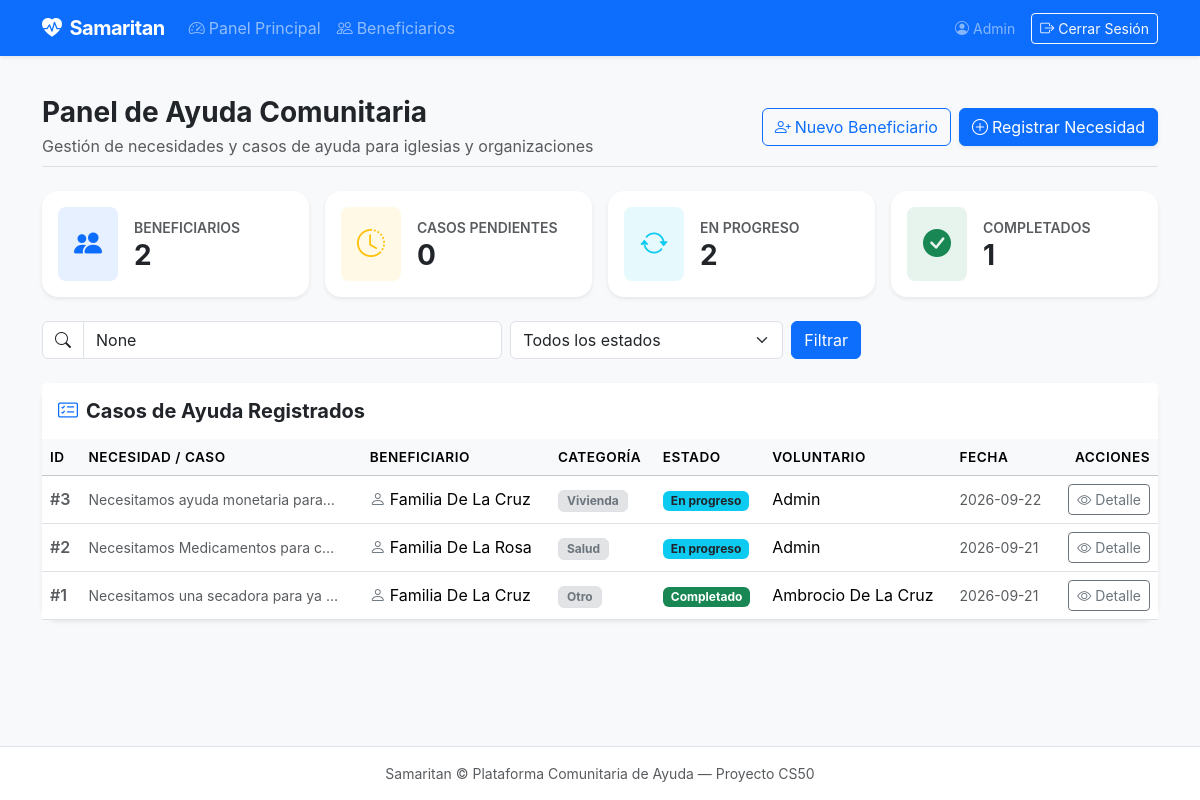
/ (signed in), run on the app's committed database.
### tables this page shows
CREATE TABLE users (
    id INTEGER PRIMARY KEY AUTOINCREMENT,
    name TEXT NOT NULL,
    email TEXT NOT NULL UNIQUE,
    hash TEXT NOT NULL,
    role TEXT NOT NULL DEFAULT 'volunteer',
    created_at TIMESTAMP DEFAULT CURRENT_TIMESTAMP
);

CREATE TABLE cases (
    id INTEGER PRIMARY KEY AUTOINCREMENT,
    beneficiary_id INTEGER NOT NULL,
    case_type TEXT NOT NULL,
    category TEXT NOT NULL,
    status TEXT NOT NULL DEFAULT 'pending',
    volunteer_id INTEGER,
    description TEXT,
    created_at TIMESTAMP DEFAULT CURRENT_TIMESTAMP,
    FOREIGN KEY (beneficiary_id) REFERENCES beneficiaries(id) ON DELETE CASCADE,
    FOREIGN KEY (volunteer_id) REFERENCES users (id) ON DELETE SET NULL
);

CREATE TABLE beneficiaries (
    id INTEGER PRIMARY KEY AUTOINCREMENT,
    name TEXT NOT NULL,
    phone TEXT,
    location TEXT,
    household_size INTEGER DEFAULT 1,
    notes TEXT,
    created_at TIMESTAMP DEFAULT CURRENT_TIMESTAMP
);

### app.py (the view)
@app.route("/")
@login_required
def index():
  with get_db() as conn:
    total_beneficiaries = conn.execute("SELECT COUNT(*) FROM beneficiaries;").fetchone()[0]
    pending_cases = conn.execute("SELECT COUNT(*) FROM cases WHERE status = 'pending';").fetchone()[0]
    in_progress_cases = conn.execute("SELECT COUNT(*) FROM cases WHERE status = 'in_progress';").fetchone()[0]
    completed_cases = conn.execute("SELECT COUNT(*) FROM cases WHERE status = 'complete';").fetchone()[0]
    status_filter = request.args.get("status")
    search_query = request.args.get("q")
    base_query ="""
      SELECT
        c.id, c.case_type, c.category, c.description, c.status, c.created_at,
        b.name AS beneficiary_name,
        u.name AS volunteer_name
      FROM cases c
      JOIN beneficiaries b ON c.beneficiary_id = b.id
      LEFT JOIN users u ON c.volunteer_id = u.id
    """
    where_clauses = []
    params = []
    if status_filter:
      where_clauses.append("c.status = ?")
      params.append(status_filter)
    if search_query:
      where_clauses.append("(c.description LIKE ? OR b.name LIKE ?)")
      params.extend([f"%{search_query}%", f"%{search_query}%"])
    if where_clauses:
      base_query += " WHERE " + " AND ".join(where_clauses)
    base_query += " ORDER BY c.created_at DESC;"
    with get_db() as conn:
      cases = conn.execute(base_query, params).fetchall()
  return render_template(
    "index.html",
    total_beneficiaries=total_beneficiaries,
    pending_cases=pending_cases,
    in_progress_cases=in_progress_cases,
    completed_cases=completed_cases,
    cases=cases,
    selected_status=status_filter,
    search_query=search_query
  )

### app.py (called while the page is built)
@app.after_request
def after_request(response):
    response.headers["Cache-Control"] = "no-cache, no-store, must-revalidate"
    response.headers["Expires"] = 0
    response.headers["Pragma"] = "no-cache"
    return response

### db.py (called while the page is built)
def get_db():
  if "db" not in g:
    g.db = sqlite3.connect(
      current_app.config["DATABASE"],
      detect_types=sqlite3.PARSE_DECLTYPES
    )
    g.db.row_factory = sqlite3.Row
  return g.db

def login_required(f):
  @wraps(f)
  def wrapper(*args, **kwargs):
    if session.get("user_id") is None:
      return redirect("/login")
    return f(*args, **kwargs)
  return wrapper

### templates/index.html (shortened to what this page needs)
{% extends "layout.html" %}
{% block main %}
<div class="d-flex flex-column flex-md-row justify-content-between align-items-md-center mb-4 pb-2 border-bottom">
    <div>
        <h1 class="h3 fw-bold mb-1">Panel de Ayuda Comunitaria</h1>
        <p class="text-muted mb-0">Gestión de necesidades y casos de ayuda para iglesias y organizaciones</p>
    </div>
    <div class="mt-3 mt-md-0 d-flex gap-2">
        <a href="/beneficiaries" class="btn btn-outline-primary">
            <i class="bi bi-person-plus me-1"></i>Nuevo Beneficiario
        </a>
        <a href="/cases/new" class="btn btn-primary shadow-sm">
            <i class="bi bi-plus-circle me-1"></i>Registrar Necesidad
        </a>
    </div>
</div>
<div class="row g-3 mb-4">
    <div class="col-12 col-sm-6 col-lg-3">
        <div class="card border-0 shadow-sm rounded-4 h-100 bg-white">
            <div class="card-body p-3 d-flex align-items-center">
                <div class="rounded-3 bg-primary bg-opacity-10 text-primary p-3 me-3 fs-3">
                    <i class="bi bi-people-fill"></i>
                </div>
                <div>
                    <span class="text-muted small fw-semibold text-uppercase">Beneficiarios</span>
                    <h3 class="fw-bold mb-0">{{ total_beneficiaries }}</h3>
                </div>
            </div>
        </div>
    </div>
    <div class="col-12 col-sm-6 col-lg-3">
        <div class="card border-0 shadow-sm rounded-4 h-100 bg-white">
            <div class="card-body p-3 d-flex align-items-center">
                <div class="rounded-3 bg-warning bg-opacity-10 text-warning p-3 me-3 fs-3">
                    <i class="bi bi-clock-history"></i>
                </div>
                <div>
                    <span class="text-muted small fw-semibold text-uppercase">Casos Pendientes</span>
                    <h3 class="fw-bold mb-0">{{ pending_cases }}</h3>
                </div>
            </div>
        </div>
    </div>
    <div class="col-12 col-sm-6 col-lg-3">
        <div class="card border-0 shadow-sm rounded-4 h-100 bg-white">
            <div class="card-body p-3 d-flex align-items-center">
                <div class="rounded-3 bg-info bg-opacity-10 text-info p-3 me-3 fs-3">
                    <i class="bi bi-arrow-repeat"></i>
                </div>
                <div>
                    <span class="text-muted small fw-semibold text-uppercase">En Progreso</span>
                    <h3 class="fw-bold mb-0">{{ in_progress_cases }}</h3>
                </div>
            </div>
        </div>
    </div>
    <div class="col-12 col-sm-6 col-lg-3">
        <div class="card border-0 shadow-sm rounded-4 h-100 bg-white">
            <div class="card-body p-3 d-flex align-items-center">
                <div class="rounded-3 bg-success bg-opacity-10 text-success p-3 me-3 fs-3">
                    <i class="bi bi-check-circle-fill"></i>
                </div>
                <div>
                    <span class="text-muted small fw-semibold text-uppercase">Completados</span>
                    <h3 class="fw-bold mb-0">{{ completed_cases }}</h3>
                </div>
            </div>
        </div>
    </div>
</div>
<form method="get" action="/" class="mb-4">
    <div class="row g-2 align-items-center">
        <div class="col-12 col-md-6 col-lg-5">
            <div class="input-group">
                <span class="input-group-text bg-white"><i class="bi bi-search"></i></span>
                <input type="text" class="form-control" name="q" placeholder="Buscar por título, beneficiario o categoría..." value="{{ search_query }}">
            </div>
        </div>
        <div class="col-12 col-md-4 col-lg-3">
            <select name="status" class="form-select">
                <option value="">Todos los estados</option>
            </select>
        </div>
        <div class="col-12 col-md-auto d-flex gap-2">
            <button class="btn btn-primary" type="submit">Filtrar</button>
        </div>
    </div>
</form>
<div class="card border-0 shadow-sm rounded-4">
    <div class="card-header bg-white py-3 border-0 d-flex justify-content-between align-items-center">
        <h5 class="fw-bold mb-0"><i class="bi bi-card-checklist me-2 text-primary"></i>Casos de Ayuda Registrados</h5>
    </div>
    <div class="table-responsive">
        <table class="table table-hover align-middle mb-0">
            <thead class="table-light">
                <tr>
                    <th scope="col">ID</th>
                    <th scope="col">Necesidad / Caso</th>
                    <th scope="col">Beneficiario</th>
                    <th scope="col">Categoría</th>
                    <th scope="col">Estado</th>
                    <th scope="col">Voluntario</th>
                    <th scope="col">Fecha</th>
                    <th scope="col" class="text-end">Acciones</th>
                </tr>
            </thead>
            <tbody>
                {% if cases %}
                    {% for case in cases %}
                        <tr>
                            <td class="text-muted fw-semibold">#{{ case.id }}</td>
                            <td>
                                {% if case.description %}
                                    <p class="small text-muted mb-0 text-truncate" style="max-width: 250px;">{{ case.description }}</p>
                                {% endif %}
                            </td>
                            <td>
                                <i class="bi bi-person me-1 text-secondary"></i>{{ case.beneficiary_name }}
                            </td>
                            <td>
                                <span class="badge bg-secondary-subtle text-secondary border px-2 py-1">
                                    {{ case.category }}
                                </span>
                            </td>
                            <td>
                                {% if case.status == 'pending' %}
                                    <span class="badge bg-warning text-dark px-2 py-1">Pendiente</span>
                                {% elif case.status == 'in_progress' %}
                                    <span class="badge bg-info text-dark px-2 py-1">En progreso</span>
                                {% else %}
                                    <span class="badge bg-success px-2 py-1">Completado</span>
                                {% endif %}
                            </td>
                            <td>
                                {{ case.volunteer_name if case.volunteer_name else '<span class="text-muted fst-italic">Sin asignar</span>' | safe }}
                            </td>
                            <td class="small text-muted">{{ case.created_at.strftime('%Y-%m-%d') }}</td>
                            <td class="text-end">
                                <a href="/cases/{{ case.id }}" class="btn btn-outline-secondary btn-sm">
                                    <i class="bi bi-eye"></i> Detalle
                                </a>
                            </td>
                        </tr>
                    {% endfor %}
                {% endif %}
            </tbody>
        </table>
    </div>
</div>
{% endblock %}

### templates/layout.html (shortened to what this page needs)
<!DOCTYPE html>
<html lang="en">
<head>
    <link href="https://cdn.jsdelivr.net/npm/bootstrap@5.3.3/dist/css/bootstrap.min.css" rel="stylesheet">
    <link href="https://cdn.jsdelivr.net/npm/bootstrap-icons@1.11.3/font/bootstrap-icons.min.css" rel="stylesheet">
    <link href="{{ url_for('static', filename='css/styles.css') }}" rel="stylesheet">
</head>
<body class="bg-light d-flex flex-column min-vh-100">
    <nav class="navbar navbar-expand-lg navbar-dark bg-primary shadow-sm">
        <div class="container">
            <a class="navbar-brand fw-bold" href="/">
                <i class="bi bi-heart-pulse-fill me-2"></i>Samaritan
            </a>
            <div class="collapse navbar-collapse" id="navbarMain">
                {% if session["user_id"] %}
                    <ul class="navbar-nav me-auto mb-2 mb-lg-0">
                        <li class="nav-item">
                            <a class="nav-link" href="/"><i class="bi bi-speedometer2 me-1"></i>Panel Principal</a>
                        </li>
                        <li class="nav-item">
                            <a class="nav-link" href="/beneficiaries"><i class="bi bi-people me-1"></i>Beneficiarios</a>
                        </li>
                    </ul>
                    <ul class="navbar-nav ms-auto mb-2 mb-lg-0 align-items-center">
                        <li class="nav-item me-3 text-white-50 small">
                            <i class="bi bi-person-circle me-1"></i>{{ session.get("user_name", "Voluntario") }}
                        </li>
                        <li class="nav-item">
                            <form action="/logout" method="post">
                                <button type="submit" class="btn btn-outline-light btn-sm"><i class="bi bi-box-arrow-right me-1"></i>Cerrar Sesión</button>
                            </form>
                        </li>
                    </ul>
                {% endif %}
            </div>
        </div>
    </nav>
    <main class="container py-4 flex-grow-1">
        {% block main %}{% endblock %}
    </main>
    <footer class="bg-white border-top py-3 mt-auto text-center text-muted small">
        <div class="container">
            Samaritan &copy; Plataforma Comunitaria de Ayuda — Proyecto CS50
        </div>
    </footer>
</body>
</html>

### static/css/styles.css (style rules this page uses)
:root { --samaritan-primary: #0d6efd; --samaritan-bg: #f8f9fa; }
body { background-color: var(--samaritan-bg); font-family: -apple-system, BlinkMacSystemFont, "Segoe UI", Roboto, "Helvetica Neue", Arial, sans-serif; color: #212529; }
.navbar-brand { letter-spacing: -0.5px; }
.card { transition: transform 0.15s ease, box-shadow 0.15s ease; }
.table th { font-weight: 600; font-size: 0.85rem; text-transform: uppercase; letter-spacing: 0.5px; }
.rounded-4 { border-radius: 1rem !important; }

### data on the page
users: get "Admin"
cases: id "3", description "Necesitamos ayuda monetaria para…", beneficiary_name "Familia De La Cruz", category "Vivienda", status "En progreso", name "Admin", created_at "2026-09-22"
cases: id "2", description "Necesitamos Medicamentos para c…", beneficiary_name "Familia De La Rosa", category "Salud", status "En progreso", name "Admin", created_at "2026-09-21"
cases: id "1", description "Necesitamos una secadora para ya…", beneficiary_name "Familia De La Cruz", category "Otro", status "Completado", name "Ambrocio De La Cruz", created_at "2026-09-21"

### other printed values
{{ total_beneficiaries }} "2"
{{ pending_cases }} "0"
{{ in_progress_cases }} "2"
{{ completed_cases }} "1"
